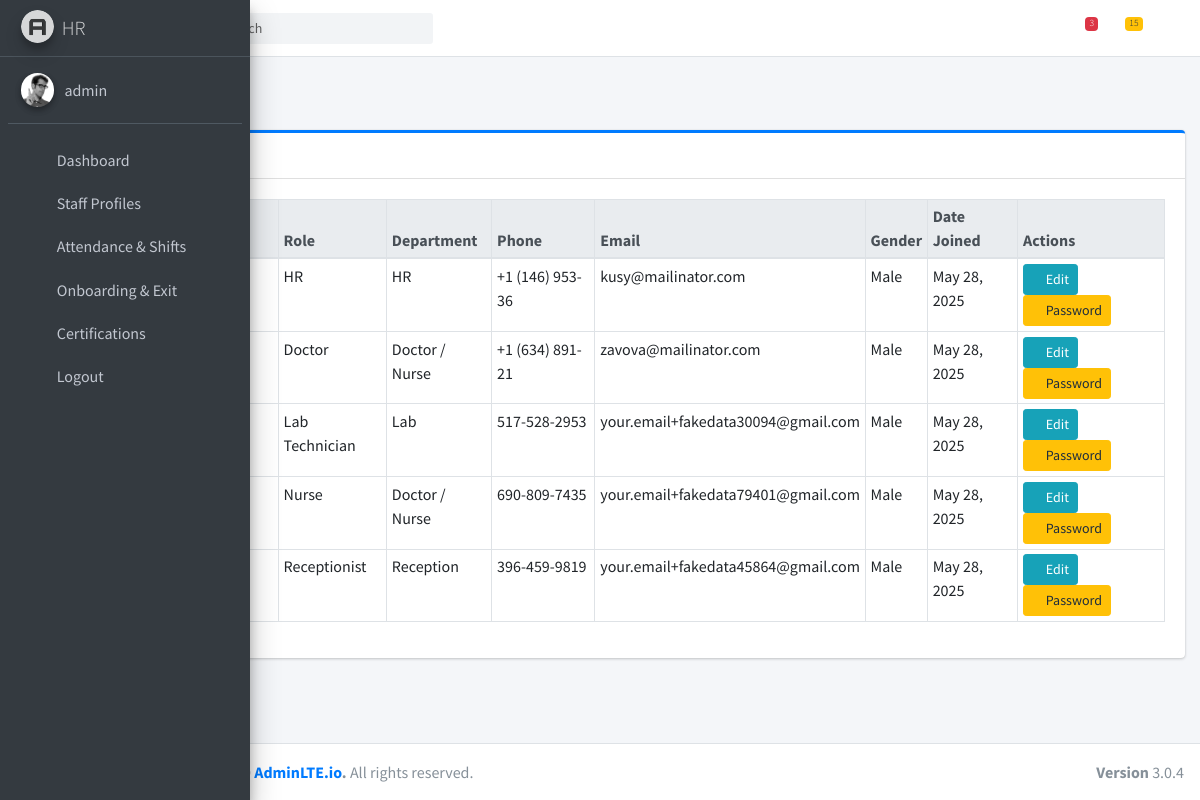
The app's page /hr/staff_profile/ (signed in) with its own data.
### hospapp/models.py (models this page shows, shortened)
class Profile(models.Model):
    GENDER_CHOICES = [('M', 'Male'), ('F', 'Female')]
    user = models.OneToOneField(User, on_delete=models.CASCADE)
    gender = models.CharField(max_length=1, choices=GENDER_CHOICES, default='M')
    role = models.CharField(max_length=20, choices=ROLE_CHOICES)
    phone_number = models.CharField(max_length=15, blank=True)
    address = models.TextField(blank=True, null=True)
    photo = models.ImageField(upload_to='profile_photos/', blank=True, null=True)
    department = models.ForeignKey(Department, on_delete=models.SET_NULL, null=True, blank=True)
    date_joined = models.DateField(default=timezone.now)

class Department(models.Model):
    name = models.CharField(max_length=100, unique=True)

### hospapp/views.py (the view)
# urls.py: path('hr/staff_profile/', views.staff_profiles, name='staff_profiles'),
@login_required(login_url='home')
def staff_profiles(request):
    staff_list = Profile.objects.select_related('user', 'department').all()
    departments = Department.objects.all()
    context = {
        'staff_list': staff_list,
        'departments': departments,
    }
    return render(request, 'hr/staff_profiles.html', context)

### hospapp/templates/hr/staff_profiles.html (shortened to what this page needs)
{% extends "hr/base.html" %}
{% block content %}
<div class="content-header">
  <div class="container-fluid">
    <div class="row mb-2">
      <div class="col-sm-6">
        <h1 class="m-0 text-dark">Staff Profiles</h1>
      </div>
    </div>
  </div>
</div>
<section class="content">
  <div class="container-fluid">
    <div class="card card-outline card-primary">
      <div class="card-header">
        <h3 class="card-title">Staff Records</h3>
      </div>
      <div class="card-body">
        <div class="table-responsive">
          <table class="table table-bordered table-sm">
            <thead class="thead-light">
              <tr>
                <th scope="col">#</th>
                <th scope="col">Name</th>
                <th scope="col">Role</th>
                <th scope="col">Department</th>
                <th scope="col">Phone</th>
                <th scope="col">Email</th>
                <th scope="col">Gender</th>
                <th scope="col">Date Joined</th>
                <th scope="col">Actions</th>
              </tr>
            </thead>
            <tbody>
              {% for staff in staff_list %}
              <tr data-staff-id="{{ staff.id }}">
                <th scope="row">{{ forloop.counter }}</th>
                <td class="staff-name">{{ staff.user.first_name }} {{ staff.user.last_name }}</td>
                <td class="staff-role">{{ staff.get_role_display }}</td>
                <td class="staff-department">{% if staff.department %}{{ staff.department.name }}{% else %}&mdash;{% endif %}</td>
                <td class="staff-phone">{{ staff.phone_number|default:"&mdash;" }}</td>
                <td class="staff-email">{{ staff.user.email|default:"&mdash;" }}</td>
                <td class="staff-gender">{{ staff.get_gender_display }}</td>
                <td class="staff-date-joined">{{ staff.date_joined|date:"M d, Y" }}</td>
                <td>
                  <button type="button" class="btn btn-sm btn-info" data-toggle="modal" data-target="#editStaffModal{{ staff.id }}" aria-label="Edit {{ staff.user.first_name }} {{ staff.user.last_name }}">
                    <i class="fas fa-edit"></i> Edit
                  </button>
                  <button type="button" class="btn btn-sm btn-warning" data-toggle="modal" data-target="#changePasswordModal{{ staff.id }}" aria-label="Change Password for {{ staff.user.first_name }} {{ staff.user.last_name }}">
                    <i class="fas fa-key"></i> Password
                  </button>
                </td>
              </tr>
              {% empty %}
              <tr>
                <td colspan="9" class="text-center text-muted">No staff found.</td>
              </tr>
              {% endfor %}
            </tbody>
          </table>
        </div>
      </div>
    </div>
  </div>
</section>
{% endblock %}

### hospapp/templates/hr/base.html (shortened to what this page needs)
{% load static %}
<!DOCTYPE html>
<html>
<head>
    <link rel="stylesheet" href="{% static 'plugins/fontawesome-free/css/all.min.css' %}">
    <link rel="stylesheet" href="https://code.ionicframework.com/ionicons/2.0.1/css/ionicons.min.css">
    <link rel="stylesheet" href="{% static 'dist/css/adminlte.min.css' %}">
    <link href="{% static 'plugins/bootstrap-icons/bootstrap-icons.css' %}" rel="stylesheet">
</head>
<body class="hold-transition sidebar-mini sidebar-collapse">
    <div class="wrapper">
        <nav class="main-header navbar navbar-expand navbar-white navbar-light">
            <ul class="navbar-nav">
                <li class="nav-item">
                    <a class="nav-link" data-widget="pushmenu" href="#" role="button"></a>
                </li>
                <li class="nav-item d-none d-sm-inline-block">
                    <a href="{% url 'hr' %}" class="nav-link">Home</a>
                </li>
            </ul>
            <form class="form-inline ml-3">
                <div class="input-group input-group-sm">
                    <input class="form-control form-control-navbar" type="search" placeholder="Search"
                        aria-label="Search">
                    <div class="input-group-append">
                        <button class="btn btn-navbar" type="submit">
                            <i class="fas fa-search"></i>
                        </button>
                    </div>
                </div>
            </form>
            <ul class="navbar-nav ml-auto">
                <li class="nav-item dropdown">
                    <a class="nav-link" data-toggle="dropdown" href="#">
                        <i class="far fa-comments"></i>
                        <span class="badge badge-danger navbar-badge">3</span>
                    </a>
                </li>
                <li class="nav-item dropdown">
                    <a class="nav-link" data-toggle="dropdown" href="#">
                        <span class="badge badge-warning navbar-badge">15</span>
                    </a>
                </li>
                <li class="nav-item">
                    <a class="nav-link" data-widget="control-sidebar" data-slide="true" href="#" role="button">
                        <i class="fas fa-th-large"></i>
                    </a>
                </li>
            </ul>
        </nav>
        <aside class="main-sidebar sidebar-dark-primary elevation-4">
            <a href="{% url 'hr' %}" class="brand-link">
                <img src="{% static 'dist/img/AdminLTELogo.png' %}" alt="AdminLTE Logo"
                    class="brand-image img-circle elevation-3" style="opacity: .8">
                <span class="brand-text font-weight-light">HR</span>
            </a>
            <div class="sidebar">
                <div class="user-panel mt-3 pb-3 mb-3 d-flex">
                    <div class="image">
                        <img src="{% static 'dist/img/user2-160x160.jpg' %}" class="img-circle elevation-2"
                            alt="User Image">
                    </div>
                    <div class="info">
                        <a href="#" class="d-block">{{ user.username }}</a>
                    </div>
                </div>
                <nav class="mt-2">
                    <ul class="nav nav-pills nav-sidebar flex-column" data-widget="treeview" role="menu"
                        data-accordion="false">
                        <li class="nav-item">
                            <a href="{% url 'hr' %}" class="nav-link">
                                <i class="nav-icon fas fa-users"></i>
                                <p>Dashboard</p>
                            </a>
                        </li>
                        <li class="nav-item">
                            <a href="{% url 'staff_profiles' %}" class="nav-link">
                                <i class="nav-icon fas fa-user-tie"></i>
                                <p>Staff Profiles</p>
                            </a>
                        </li>
                        <li class="nav-item">
                            <a href="{% url 'staff_attendance_shift' %}" class="nav-link">
                                <i class="nav-icon fas fa-calendar-check"></i>
                                <p>Attendance & Shifts</p>
                            </a>
                        </li>
                        <li class="nav-item">
                            <a href="{% url 'staff_transitions' %}" class="nav-link">
                                <i class="nav-icon fas fa-user-plus"></i>
                                <p>Onboarding & Exit</p>
                            </a>
                        </li>
                        <li class="nav-item">
                            <a href="{% url 'staff_certifications' %}" class="nav-link">
                                <i class="nav-icon fas fa-id-badge"></i>
                                <p>Certifications</p>
                            </a>
                        </li>
                        <li class="nav-item has-treeview">
                            <a href="{% url 'logout' %}" class="nav-link">
                                <i class="nav-icon fas fa-lock-open"></i>
                                <p>Logout</p>
                            </a>
                        </li>
                    </ul>
                </nav>
            </div>
        </aside>
        <div class="content-wrapper">
            {% block content %}
            {% endblock %}
        </div>
        <footer class="main-footer">
            <div class="float-right d-none d-sm-block">
                <b>Version</b> 3.0.4
            </div>
            <strong>Copyright &copy; 2014-2019 <a href="http://adminlte.io">AdminLTE.io</a>.</strong> All rights
            reserved.
        </footer>
    </div>
</body>
</html>

### records on screen
Profile: role "HR", department.name "HR", phone_number "+1 (146) 953-36", user.email "kusy@mailinator.com", gender "Male", date_joined "May 28, 2025"
Profile: role "Doctor", department.name "Doctor / Nurse", phone_number "+1 (634) 891-21", user.email "zavova@mailinator.com", gender "Male", date_joined "May 28, 2025"
Profile: role "Lab Technician", department.name "Lab", phone_number "517-528-2953", user.email "your.email+fakedata30094@gmail.com", gender "Male", date_joined "May 28, 2025"
Profile: role "Nurse", department.name "Doctor / Nurse", phone_number "690-809-7435", user.email "your.email+fakedata79401@gmail.com", gender "Male", date_joined "May 28, 2025"
Profile: role "Receptionist", department.name "Reception", phone_number "396-459-9819", user.email "your.email+fakedata45864@gmail.com", gender "Male", date_joined "May 28, 2025"

### other values on screen
{{ user.username }} "admin"
